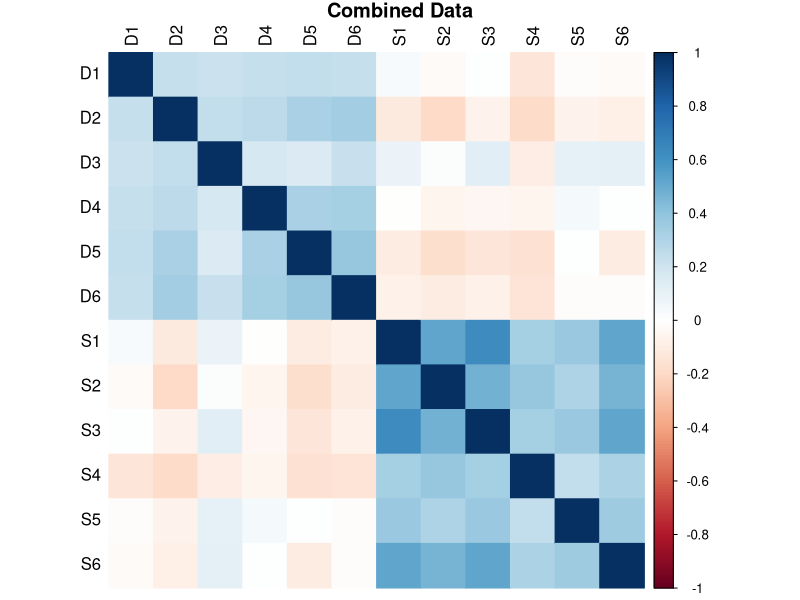
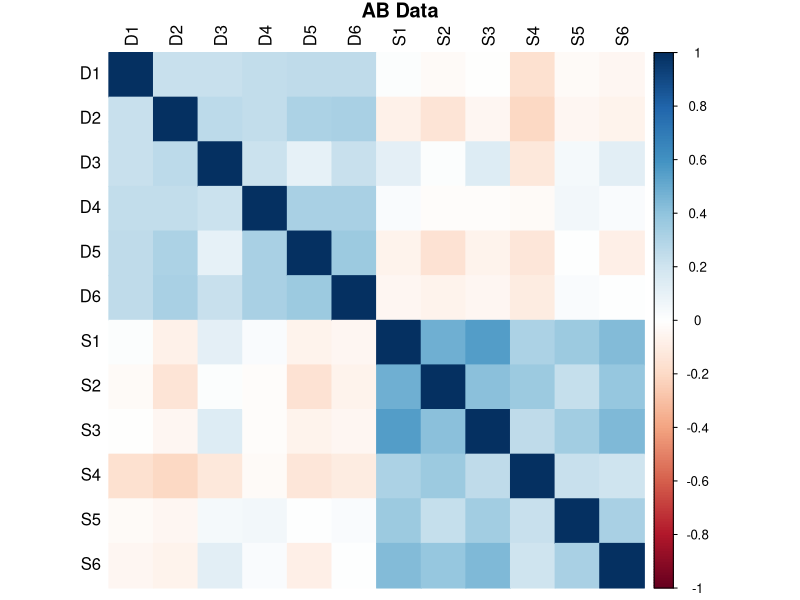
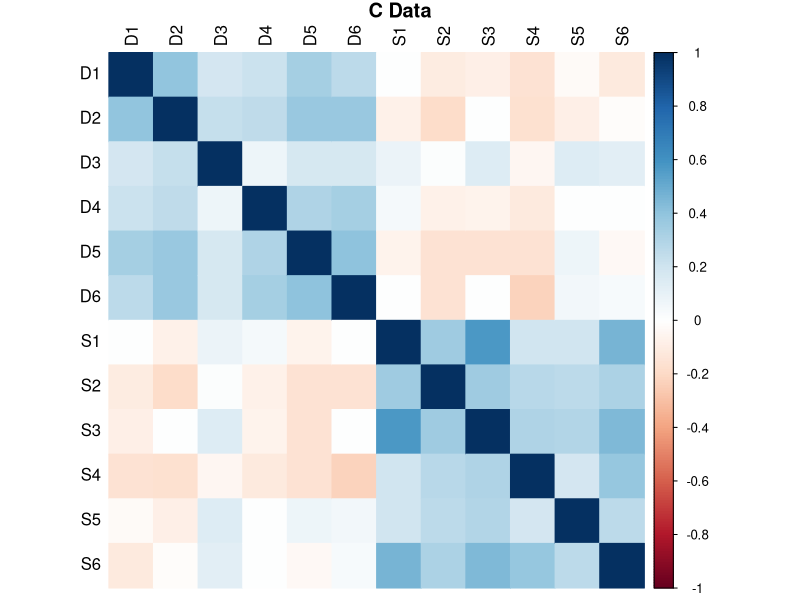
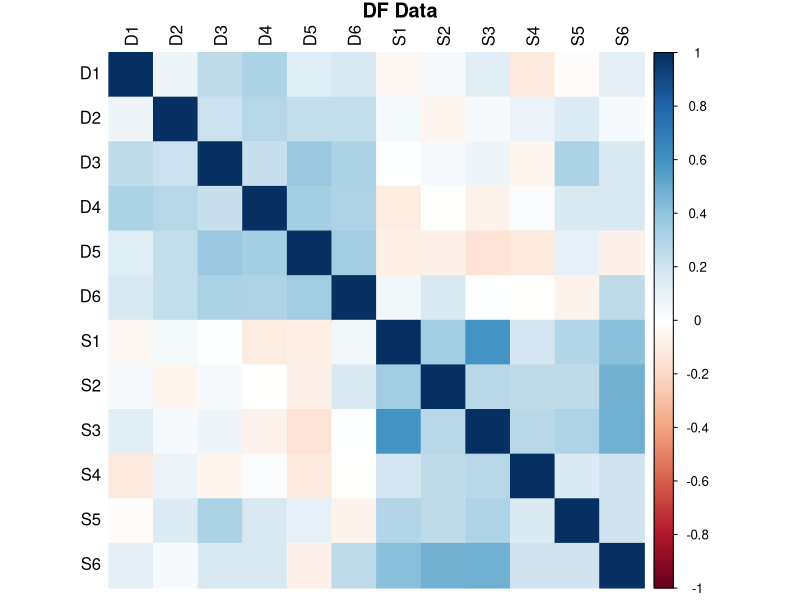

These figures' R source, in order:
## Code to create and visualize correlation/covariance matrices for different types of invariance
library(lavaan)
library(corrplot)
library(tidyverse)
## Start by borrowing the USNA data

## First Semester ####
## Create vector of item names
names<-c(paste0("D", rep(1:6)), paste0("S", rep(1:6)))

## All ####
## Save vector of item means
means.1st<-c(3.44, 4.19, 3.13, 3.91, 3.96, 3.49, 
             3.20, 2.48, 3.16, 3.24, 3.42, 3.05)
names(means.1st)<-names

## Save covariance matrix
## Create list of matrix values
upper<-' 1.31  0.24  0.31  0.28  0.26  0.30  0.05 -0.03  
0.01 -0.20 -0.02 -0.03  0.77  0.27  0.24  0.26  
0.34 -0.13 -0.22 -0.08 -0.20 -0.07 -0.10  1.53  
0.23  0.18  0.31  0.14  0.03  0.21 -0.14  0.16  
0.19  1.09  0.31  0.39 -0.01 -0.07 -0.07 -0.07  
0.06  0.01  0.83  0.39 -0.13 -0.21 -0.16 -0.18  
0.01 -0.12  1.26 -0.11 -0.16 -0.11 -0.21 -0.02 
-0.02  1.78  0.91  1.12  0.55  0.63  0.90  1.68  
0.82  0.62  0.50  0.78  1.80  0.56  0.64  0.91  
1.56  0.39  0.51  1.60  0.58  1.65'

## Use getCov function to turn into covariance matrix (upper corner)
cov.1st<-getCov(upper, lower=F, names=names)

## By Grade ####
## Now for individual grade groups

## Save vector of item means for each grade group
means.1st.AB<-c(3.38, 4.29, 3.14, 3.95, 4.06, 3.63,
                2.78, 2.07, 2.78, 3.01, 3.19, 2.66)
names(means.1st.AB)<-names

means.1st.C<-c(3.52, 4.06, 3.12, 3.88, 3.83, 3.30, 
               3.59, 2.80, 3.46, 3.46, 3.64, 3.44)
names(means.1st.C)<-names

means.1st.DF<-c(3.52, 3.99, 3.12, 3.77, 3.84, 3.26,
                4.21, 3.58, 4.17, 3.80, 3.96, 3.94)
names(means.1st.DF)<-names

## Combine three sets of means into single list
means.1st.group<-list(means.1st.AB, means.1st.C, means.1st.DF)

## Save covariance matrices for each grade group
## Create list of matrix values for A/B Group
upper.AB<-'1.32  0.22  0.32  0.30  0.26  0.32  0.03 -0.04
-0.01 -0.24 -0.04 -0.07  0.74  0.28  0.23  0.24  
0.31 -0.09 -0.15 -0.05 -0.22  -0.05 -0.07  1.51  
0.28  0.11  0.30  0.18  0.02  0.24 -0.19  0.07  
0.19  1.17  0.31  0.39  0.04 -0.02 -0.02 -0.03  
0.08  0.03  0.78  0.35 -0.08 -0.16 -0.08 -0.15  
0.01 -0.09  1.20 -0.06 -0.08 -0.06 -0.14  0.03  
0.01  1.77  0.75  0.98  0.52  0.63  0.71  1.37  
0.64  0.53  0.35  0.55  1.75  0.43  0.59  0.72  
1.58  0.36  0.32  1.69  0.52  1.49'


## Use getCov function to turn into covariance matrix (upper corner)
cov.1st.AB<-getCov(upper.AB, lower=F, names=names)

## Create list of matrix values for C Group
upper.C<-'1.27  0.38  0.26  0.23  0.35  0.33  0.01 -0.14 
-0.11 -0.21 -0.03 -0.15  0.73  0.25  0.21  0.30 
0.36 -0.07 -0.19  0.01 -0.17  -0.08 -0.01  1.49  
0.09  0.20  0.24  0.12  0.02  0.21 -0.07  0.21  
0.18  0.94  0.28  0.37  0.05 -0.09 -0.07 -0.13  
0.01  0.00  0.87  0.42 -0.07 -0.17 -0.17 -0.17  
0.08 -0.04  1.26  0.01 -0.20  0.00 -0.30  0.07  
0.04  1.24  0.47  0.75  0.26  0.25  0.60   1.39  
0.49  0.39  0.36  0.43  1.37  0.43  0.40  0.61  
1.41  0.25  0.53  1.35  0.36  1.35'

## Use getCov function to turn into covariance matrix (upper corner)
cov.1st.C<-getCov(upper.C, lower=F, names=names)

## Create list of matrix values for D/F Group
upper.DF<-'1.33  0.08  0.38  0.37  0.14  0.22 -0.04  0.05  
0.16 -0.15 -0.02  0.15  0.87  0.26  0.27  0.21  
0.27  0.04 -0.07  0.03  0.09  0.14  0.04  1.72         
0.30  0.46  0.48  0.01  0.06  0.09 -0.08  0.44  
0.24  1.04  0.32  0.36 -0.10 -0.01 -0.07  0.03  
0.18  0.19  0.87  0.37 -0.08 -0.09 -0.14 -0.12  
0.10 -0.08  1.36  0.06  0.24  0.00 -0.01 -0.08  
0.33  0.94  0.43  0.62  0.20  0.30  0.46  1.61  
0.37  0.35  0.34  0.68  1.14  0.32  0.35  0.58  
1.20  0.18  0.26  1.12  0.25  1.28'

## Use getCov function to turn into covariance matrix (upper corner)
cov.1st.DF<-getCov(upper.DF, lower=F, names=names)

## Combine three sets of covariance matrices into single list
cov.1st.group<-list(cov.1st.AB, cov.1st.C, cov.1st.DF)

## Second Semester

## All

## By Grade


## Plots ####



cov.1st %>% cov2cor() %>% corrplot(., method="color", tl.col="black", diag=T, title="Combined Data", mar=c(0,0,1,0))
## So this is what the full data set looks like

## We know that this data some support for invariance, so we'd expect all the correlation plots to look similar
cov.1st.AB %>% cov2cor() %>% corrplot(., method="color", tl.col="black", diag=T, title="AB Data", mar=c(0,0,1,0))
cov.1st.C %>% cov2cor() %>% corrplot(., method="color", tl.col="black", diag=T, title="C Data", mar=c(0,0,1,0))
cov.1st.DF %>% cov2cor() %>% corrplot(., method="color", tl.col="black", diag=T, title="DF Data", mar=c(0,0,1,0))

## What about data that worked better?
